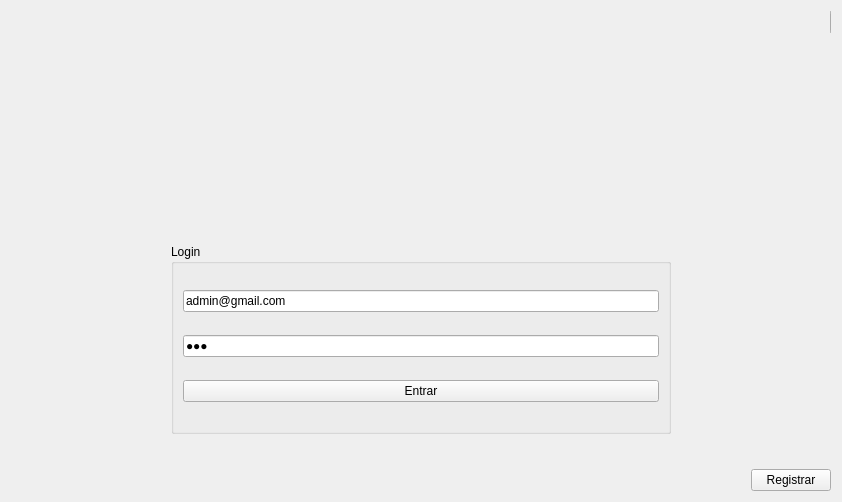
<?xml version="1.0" encoding="UTF-8"?>
<ui version="4.0">
 <class>Login</class>
 <widget class="QWidget" name="Login">
  <property name="geometry">
   <rect>
    <x>0</x>
    <y>0</y>
    <width>842</width>
    <height>502</height>
   </rect>
  </property>
  <property name="windowTitle">
   <string>Form</string>
  </property>
  <layout class="QVBoxLayout" name="verticalLayout_2">
   <item alignment="Qt::AlignRight">
    <widget class="QPushButton" name="btnAbout">
     <property name="minimumSize">
      <size>
       <width>1</width>
       <height>0</height>
      </size>
     </property>
     <property name="maximumSize">
      <size>
       <width>1</width>
       <height>16777215</height>
      </size>
     </property>
     <property name="text">
      <string/>
     </property>
     <property name="icon">
      <iconset resource="../rexpress.qrc">
       <normaloff>:/icons/svg/about.svg</normaloff>:/icons/svg/about.svg</iconset>
     </property>
     <property name="iconSize">
      <size>
       <width>30</width>
       <height>30</height>
      </size>
     </property>
    </widget>
   </item>
   <item>
    <widget class="QStackedWidget" name="grid1">
     <widget class="QWidget" name="grid1Page1">
      <layout class="QGridLayout" name="gridLayout_2">
       <item row="3" column="0">
        <spacer name="hs">
         <property name="orientation">
          <enum>Qt::Horizontal</enum>
         </property>
         <property name="sizeHint" stdset="0">
          <size>
           <width>40</width>
           <height>20</height>
          </size>
         </property>
        </spacer>
       </item>
       <item row="2" column="0" alignment="Qt::AlignHCenter">
        <widget class="QGroupBox" name="gbLogin">
         <property name="minimumSize">
          <size>
           <width>500</width>
           <height>0</height>
          </size>
         </property>
         <property name="maximumSize">
          <size>
           <width>500</width>
           <height>500</height>
          </size>
         </property>
         <property name="title">
          <string>Login</string>
         </property>
         <layout class="QGridLayout" name="gridLayout">
          <item row="0" column="0">
           <widget class="QLineEdit" name="leEmail">
            <property name="text">
             <string>admin@gmail.com</string>
            </property>
            <property name="placeholderText">
             <string>Email</string>
            </property>
           </widget>
          </item>
          <item row="2" column="0">
           <widget class="QPushButton" name="btnLogin">
            <property name="text">
             <string>Entrar</string>
            </property>
            <property name="icon">
             <iconset resource="../rexpress.qrc">
              <normaloff>:/icons/svg/next.svg</normaloff>:/icons/svg/next.svg</iconset>
            </property>
           </widget>
          </item>
          <item row="1" column="0">
           <widget class="QLineEdit" name="lePassword">
            <property name="text">
             <string>123</string>
            </property>
            <property name="echoMode">
             <enum>QLineEdit::Password</enum>
            </property>
            <property name="placeholderText">
             <string>Senha</string>
            </property>
           </widget>
          </item>
         </layout>
        </widget>
       </item>
       <item row="0" column="0" alignment="Qt::AlignHCenter">
        <widget class="QLabel" name="lbLogo">
         <property name="text">
          <string/>
         </property>
         <property name="textFormat">
          <enum>Qt::AutoText</enum>
         </property>
         <property name="pixmap">
          <pixmap resource="../rexpress.qrc">:/images/logo.png</pixmap>
         </property>
        </widget>
       </item>
      </layout>
     </widget>
    </widget>
   </item>
   <item>
    <layout class="QHBoxLayout" name="grid2">
     <item alignment="Qt::AlignRight">
      <widget class="QPushButton" name="btnRegister">
       <property name="maximumSize">
        <size>
         <width>120</width>
         <height>16777215</height>
        </size>
       </property>
       <property name="text">
        <string>Registrar</string>
       </property>
       <property name="icon">
        <iconset resource="../rexpress.qrc">
         <normaloff>:/icons/svg/conference_call.svg</normaloff>:/icons/svg/conference_call.svg</iconset>
       </property>
      </widget>
     </item>
    </layout>
   </item>
  </layout>
 </widget>
 <tabstops>
  <tabstop>leEmail</tabstop>
  <tabstop>lePassword</tabstop>
  <tabstop>btnLogin</tabstop>
  <tabstop>btnRegister</tabstop>
 </tabstops>
 <resources>
  <include location="../rexpress.qrc"/>
 </resources>
 <connections/>
</ui>
